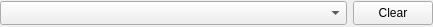
<?xml version="1.0" encoding="UTF-8"?>
<ui version="4.0">
 <class>ComboBoxValueInput</class>
 <widget class="QWidget" name="ComboBoxValueInput">
  <property name="geometry">
   <rect>
    <x>0</x>
    <y>0</y>
    <width>433</width>
    <height>27</height>
   </rect>
  </property>
  <property name="windowTitle">
   <string>Form</string>
  </property>
  <layout class="QHBoxLayout" name="horizontalLayout">
   <property name="leftMargin">
    <number>0</number>
   </property>
   <property name="topMargin">
    <number>0</number>
   </property>
   <property name="rightMargin">
    <number>0</number>
   </property>
   <property name="bottomMargin">
    <number>0</number>
   </property>
   <item>
    <widget class="QComboBox" name="valueComboBox">
     <property name="sizePolicy">
      <sizepolicy hsizetype="Expanding" vsizetype="Fixed">
       <horstretch>0</horstretch>
       <verstretch>0</verstretch>
      </sizepolicy>
     </property>
     <property name="minimumSize">
      <size>
       <width>0</width>
       <height>24</height>
      </size>
     </property>
     <property name="maximumSize">
      <size>
       <width>16777215</width>
       <height>24</height>
      </size>
     </property>
    </widget>
   </item>
   <item>
    <widget class="QPushButton" name="deleteButton">
     <property name="minimumSize">
      <size>
       <width>0</width>
       <height>24</height>
      </size>
     </property>
     <property name="maximumSize">
      <size>
       <width>16777215</width>
       <height>24</height>
      </size>
     </property>
     <property name="text">
      <string>Clear</string>
     </property>
    </widget>
   </item>
  </layout>
 </widget>
 <resources/>
 <connections/>
</ui>
